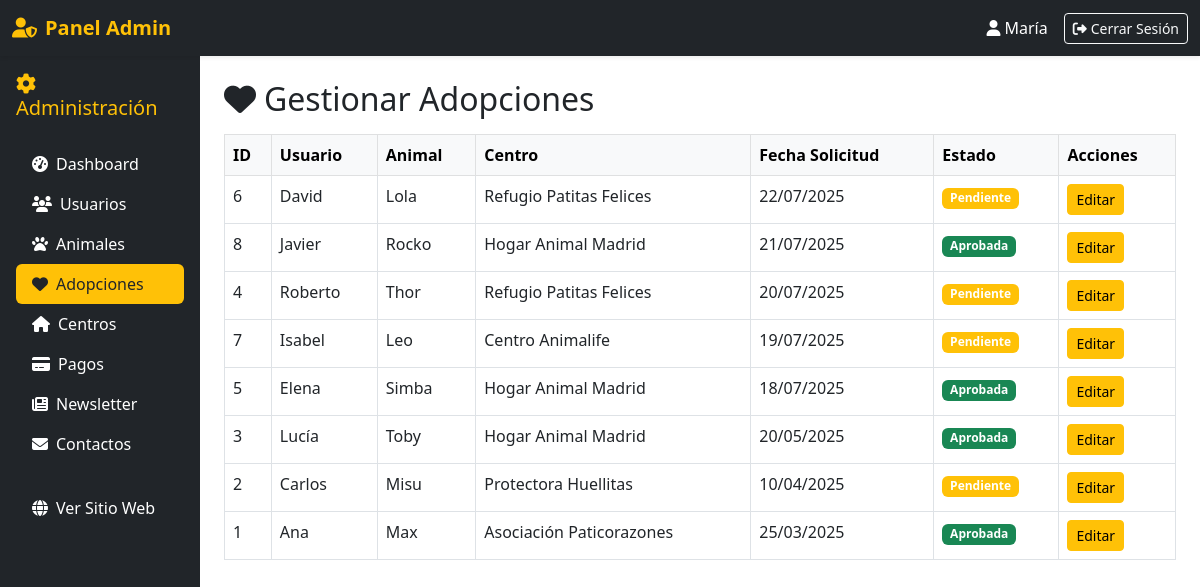
Screenshot of /admin/adopciones.php (signed in) with the database file from the repository.
### tables this page shows
CREATE TABLE `adopciones` (
  `id_adopcion` int(11) NOT NULL,
  `id_usuario` int(11) DEFAULT NULL,
  `id_animal` int(11) DEFAULT NULL,
  `fecha_solicitud` date DEFAULT curdate(),
  `fecha_adopcion` date DEFAULT NULL,
  `estado` enum('Pendiente','Aprobada','Rechazada') DEFAULT 'Pendiente',
  `notas` text DEFAULT NULL
);

CREATE TABLE `usuarios` (
  `id_usuario` int(11) NOT NULL,
  `nombre` varchar(100) NOT NULL,
  `apellido` varchar(100) DEFAULT NULL,
  `email` varchar(150) NOT NULL,
  `password_hash` varchar(255) NOT NULL,
  `telefono` varchar(20) DEFAULT NULL,
  `direccion` varchar(255) DEFAULT NULL,
  `fecha_registro` datetime DEFAULT current_timestamp(),
  `id_rol` int(11) DEFAULT 2
);

CREATE TABLE `animales` (
  `id_animal` int(11) NOT NULL,
  `nombre` varchar(100) DEFAULT NULL,
  `especie` varchar(50) DEFAULT NULL,
  `raza` varchar(100) DEFAULT NULL,
  `edad` int(11) DEFAULT NULL,
  `sexo` enum('Macho','Hembra') DEFAULT NULL,
  `descripcion` text DEFAULT NULL,
  `fecha_ingreso` date DEFAULT NULL,
  `estado` enum('Disponible','Adoptado','Reservado','En tratamiento') DEFAULT 'Disponible',
  `id_centro` int(11) DEFAULT NULL,
  `imagen_url` varchar(255) DEFAULT NULL
);

CREATE TABLE `centros` (
  `id_centro` int(11) NOT NULL,
  `nombre` varchar(150) NOT NULL,
  `direccion` varchar(255) DEFAULT NULL,
  `telefono` varchar(20) DEFAULT NULL,
  `email` varchar(150) DEFAULT NULL,
  `web` varchar(150) DEFAULT NULL,
  `fecha_alta` datetime DEFAULT current_timestamp(),
  `latitud` decimal(10,8) DEFAULT NULL,
  `longitud` decimal(10,8) DEFAULT NULL,
  `imagen_url` varchar(255) DEFAULT NULL
);

### admin/adopciones.php (the view, shortened to what this page needs)
<?php
require_once '../includes/config.php';
$stmt = $pdo->query("
    SELECT
        a.*,
        u.nombre as usuario_nombre,
        an.nombre as animal_nombre,
        c.nombre as centro_nombre
    FROM adopciones a
    JOIN usuarios u ON a.id_usuario = u.id_usuario
    JOIN animales an ON a.id_animal = an.id_animal
    JOIN centros c ON an.id_centro = c.id_centro
    ORDER BY a.fecha_solicitud DESC
");
$adopciones = $stmt->fetchAll();
?>
<!DOCTYPE html>
<html lang="es">
<head>
    <link rel="stylesheet" href="https://cdnjs.cloudflare.com/ajax/libs/font-awesome/6.4.0/css/all.min.css">
    <link href="https://cdn.jsdelivr.net/npm/bootstrap@5.3.0/dist/css/bootstrap.min.css" rel="stylesheet">
</head>
<body>
<?php include 'header.php'; ?>
<div class="container-fluid">
    <div class="row">
        <?php include 'sidebar.php'; ?>
        <div class="col-md-10 p-4">
            <h2><i class="fas fa-heart me-2"></i>Gestionar Adopciones</h2>
            <table class="table table-bordered mt-3">
                <thead class="table-light">
                    <tr>
                        <th>ID</th>
                        <th>Usuario</th>
                        <th>Animal</th>
                        <th>Centro</th>
                        <th>Fecha Solicitud</th>
                        <th>Estado</th>
                        <th>Acciones</th>
                    </tr>
                </thead>
                <tbody>
                    <?php foreach ($adopciones as $a): ?>
                    <tr>
                        <td><?= $a['id_adopcion'] ?></td>
                        <td><?= htmlspecialchars($a['usuario_nombre']) ?></td>
                        <td><?= htmlspecialchars($a['animal_nombre']) ?></td>
                        <td><?= htmlspecialchars($a['centro_nombre']) ?></td>
                        <td><?= date('d/m/Y', strtotime($a['fecha_solicitud'])) ?></td>
                        <td>
                            <span class="badge bg-<?=
                                $a['estado'] == 'Pendiente' ? 'warning' :
                                ($a['estado'] == 'Aprobada' ? 'success' :
                                'danger')
                            ?>">
                                <?= $a['estado'] ?>
                            </span>
                        </td>
                        <td>
                            <a href="?accion=editar&id=<?= $a['id_adopcion'] ?>"
                               class="btn btn-sm btn-warning">
                               Editar
                            </a>
                        </td>
                    </tr>
                    <?php endforeach; ?>
                </tbody>
            </table>
        </div>
    </div>
</div>
</body>
</html>

### rows the page displays
adopciones: id_adopcion "6", id_usuario.nombre "David", id_animal.nombre "Lola", centros.nombre "Refugio Patitas Felices", fecha_solicitud "22/07/2025", estado "Pendiente"
adopciones: id_adopcion "8", id_usuario.nombre "Javier", id_animal.nombre "Rocko", centros.nombre "Hogar Animal Madrid", fecha_solicitud "21/07/2025", estado "Aprobada"
adopciones: id_adopcion "4", id_usuario.nombre "Roberto", id_animal.nombre "Thor", centros.nombre "Refugio Patitas Felices", fecha_solicitud "20/07/2025", estado "Pendiente"
adopciones: id_adopcion "7", id_usuario.nombre "Isabel", id_animal.nombre "Leo", centros.nombre "Centro Animalife", fecha_solicitud "19/07/2025", estado "Pendiente"
adopciones: id_adopcion "5", id_usuario.nombre "Elena", id_animal.nombre "Simba", centros.nombre "Hogar Animal Madrid", fecha_solicitud "18/07/2025", estado "Aprobada"
adopciones: id_adopcion "3", id_usuario.nombre "Lucía", id_animal.nombre "Toby", centros.nombre "Hogar Animal Madrid", fecha_solicitud "20/05/2025", estado "Aprobada"
adopciones: id_adopcion "2", id_usuario.nombre "Carlos", id_animal.nombre "Misu", centros.nombre "Protectora Huellitas", fecha_solicitud "10/04/2025", estado "Pendiente"
adopciones: id_adopcion "1", id_usuario.nombre "Ana", id_animal.nombre "Max", centros.nombre "Asociación Paticorazones", fecha_solicitud "25/03/2025", estado "Aprobada"

### other values shown
$_SESSION['user_name'] "María"
